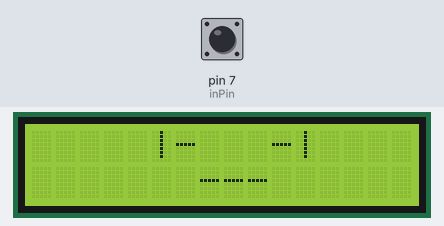
Recording of a sketch running on a simulated Arduino Uno, built with avr-gcc and run on an emulated ATmega328P. Shown: 16×2 character LCD. Inputs (shaded band) come from the test bench; at power-on: pin 7 (inPin) LOW. What the sketch prints to the serial monitor is not drawn.

Above: at 0.1 s.
At 1.2 s:
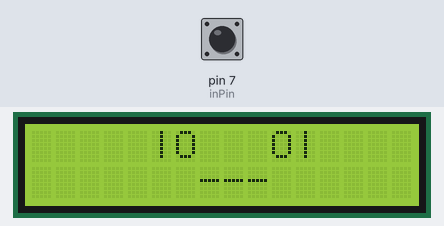
1.3 s: pin 7 (inPin) driven HIGH
3.6 s: pin 7 (inPin) driven LOW
5.1 s: pin 7 (inPin) driven HIGH
7.2 s: pin 7 (inPin) pulsed LOW 2 times (0.12 s each, 0.3 s apart)
9.8 s: pin 7 (inPin) pulsed LOW 5 times (0.12 s each, 0.3 s apart)
Timing chart, 0 to 12.8 s (numbered marks = the images above; inputs shaded):
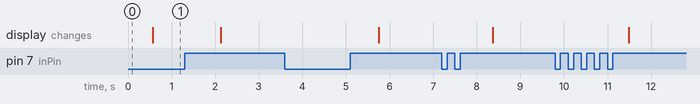

Measured:
- after the input at 3.6 s, every drawn part: stays the same

The sketch:

lcdFace.ino
```cpp
#include <LiquidCrystal.h>

// initialize the library by associating any needed LCD interface pin
// with the arduino pin number it is connected to
const int rs = 12, en = 11, d4 = 5, d5 = 4, d6 = 3, d7 = 2;
LiquidCrystal lcd(rs, en, d4, d5, d6, d7);

char special;

String eyes[3] = {"|O   O|", "|-   -|", "#^   ^#"};
String mouth[3] = {"---", "---", " . "};

int inPin = 7;

int buttonPushCounter = 0;
int buttonState = 0;
int lastButtonState = 0;

int blinkInterval = 500;
unsigned long previousMillis = 0;

void setup() {
  special = 0x1100;
  // set up the LCD's number of columns and rows:
  pinMode(inPin, INPUT);
  Serial.begin(9600);
  lcd.begin(16, 2);
  lcd.clear();
}

void loop() {
  stateChangeDetection();
  blink();
  lcd.setCursor(0,0);
  lcd.print(special);
}

void showFace(int n) {
//  lcd.clear();
  lcd.setCursor(5,0);
  lcd.print(eyes[n]);
  lcd.setCursor(7,1);
  lcd.print(mouth[n]);
}

bool stateChangeDetection() {
  // read the pushbutton input pin:
  buttonState = digitalRead(inPin);

  // compare the buttonState to its previous state
  if (buttonState != lastButtonState) {
    // if the state has changed, increment the counter
    if (buttonState == HIGH) {
      // if the current state is HIGH then the button went from off to on:
      buttonPushCounter++;
      Serial.println("on");
      Serial.print("number of button pushes: ");
      Serial.println(buttonPushCounter);
      lastButtonState = buttonState;

      special += 1;
      Serial.println(special);
    } else {
      // if the current state is LOW then the button went from on to off:
      Serial.println("off");
      lastButtonState = buttonState;


    }
    delay(50);
  }
  // save the current state as the last state, for next time through the loop
  lastButtonState = buttonState;
}

void blink() {
  showFace(1);
  unsigned long currentMillis = millis();

  if(currentMillis - previousMillis >= blinkInterval) {

    showFace(0);
  }

  delay(500);
}
```
